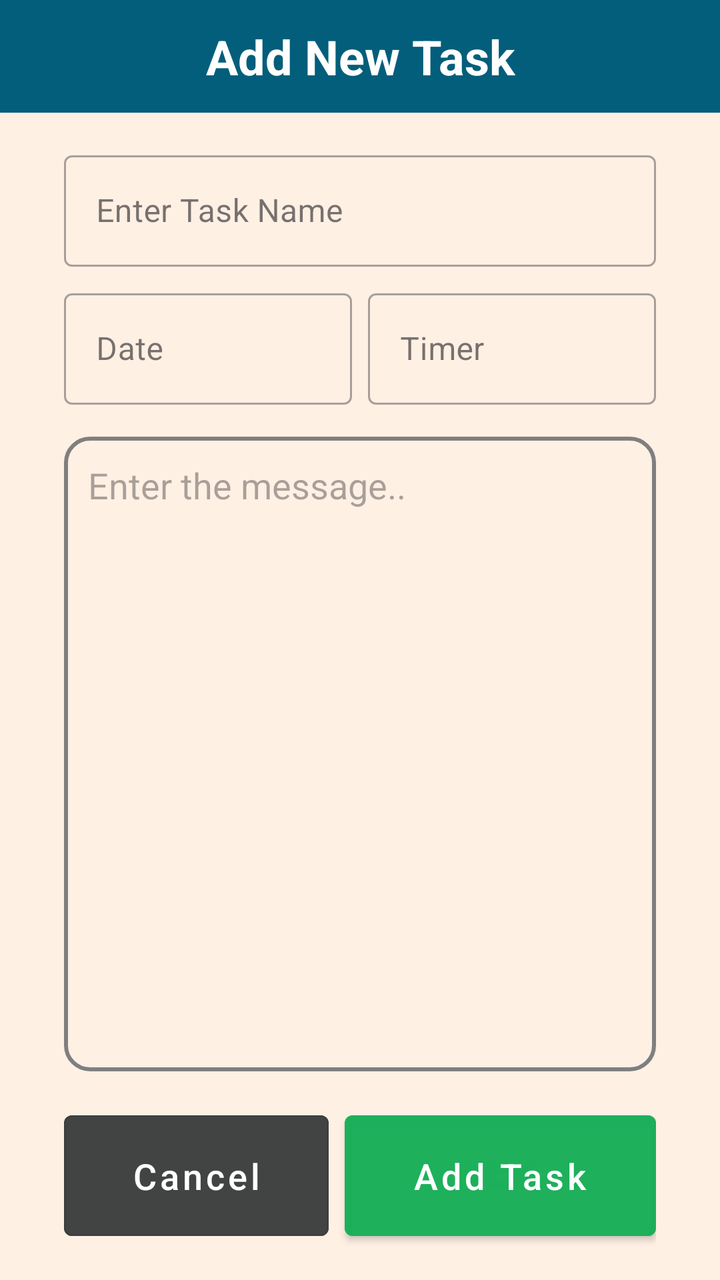
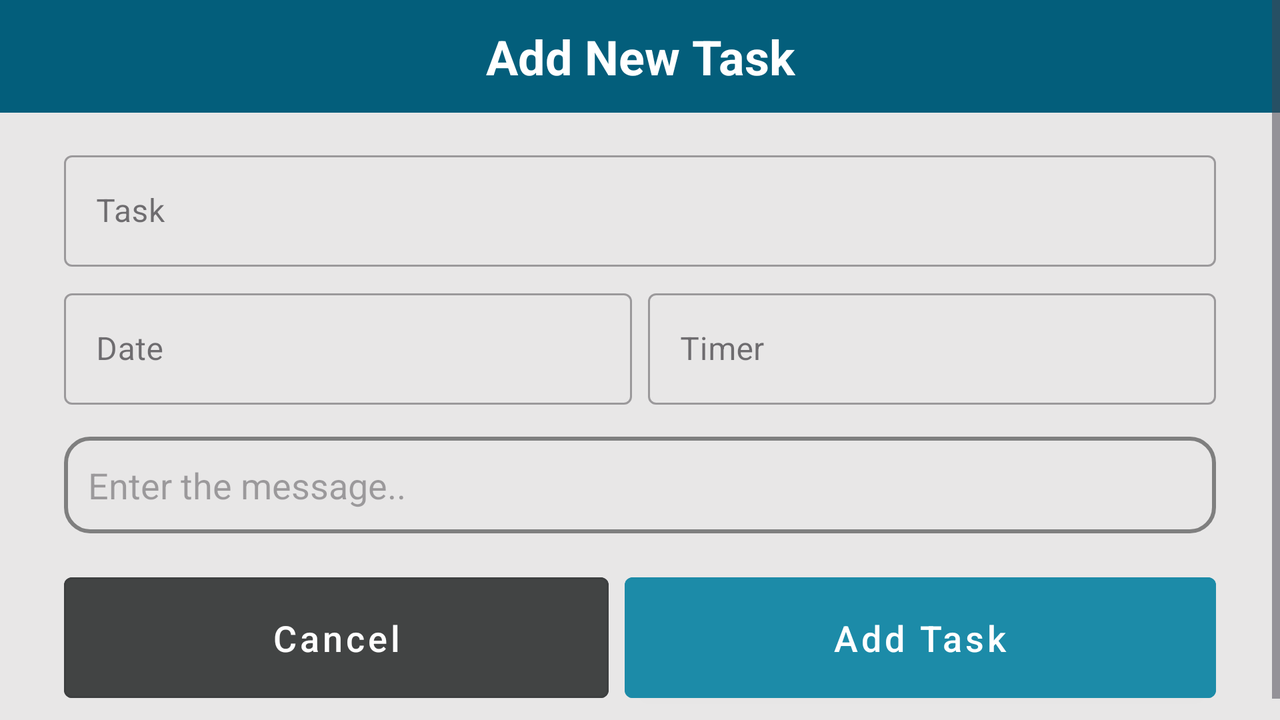

Two renders of one Android screen. The first uses the default layout on a phone; the second uses the alternative layout the repository ships for a different screen configuration, on a matching device. The two XML files are below.
<!-- AndroidManifest.xml: application theme Theme.TaskRemainderApp -->
<!-- res/layout/activity_add_task.xml -->
<?xml version="1.0" encoding="utf-8"?>
<androidx.constraintlayout.widget.ConstraintLayout
    xmlns:android="http://schemas.android.com/apk/res/android"
    xmlns:app="http://schemas.android.com/apk/res-auto"
    xmlns:tools="http://schemas.android.com/tools"
    android:layout_width="match_parent"
    android:layout_height="match_parent"
    android:background="#5BFFE3B3"
    tools:context=".AddTaskActivity">

    <TextView
        android:id="@+id/toolbar"
        android:layout_width="match_parent"
        android:layout_height="wrap_content"
        android:paddingVertical="12dp"
        android:text="@string/add_new_task"
        android:gravity="center"
        android:textColor="@color/white"
        android:textSize="24sp"
        android:textStyle="bold"
        android:background="@color/light_blue"
        app:layout_constraintEnd_toEndOf="parent"
        app:layout_constraintStart_toStartOf="parent"
        app:layout_constraintTop_toTopOf="parent" />

    <androidx.constraintlayout.widget.Guideline
        android:id="@+id/guid_start"
        android:layout_width="wrap_content"
        android:layout_height="wrap_content"
        android:orientation="vertical"
        app:layout_constraintGuide_begin="32dp" />

    <androidx.constraintlayout.widget.Guideline
        android:id="@+id/guid_end"
        android:layout_width="wrap_content"
        android:layout_height="wrap_content"
        android:orientation="vertical"
        app:layout_constraintGuide_end="32dp" />

    <com.google.android.material.textfield.TextInputLayout
        android:id="@+id/til_title"
        style="@style/Widget.MaterialComponents.TextInputLayout.OutlinedBox"
        android:layout_width="0dp"
        android:layout_height="wrap_content"
        android:layout_marginTop="16dp"
        android:hint="Enter Task Name"

        app:layout_constraintEnd_toEndOf="@+id/guid_end"
        app:layout_constraintStart_toStartOf="@+id/guid_start"
        app:layout_constraintTop_toBottomOf="@+id/toolbar">

        <com.google.android.material.textfield.TextInputEditText
            android:id="@+id/task_editText"
            android:layout_width="match_parent"
            android:layout_height="wrap_content"
            android:inputType="text" />

    </com.google.android.material.textfield.TextInputLayout>

    <com.google.android.material.textfield.TextInputLayout
        android:id="@+id/til_date"
        style="@style/Widget.MaterialComponents.TextInputLayout.OutlinedBox"
        android:layout_width="0dp"
        android:layout_height="wrap_content"
        android:layout_marginTop="8dp"
        android:layout_marginEnd="8dp"
        android:hint="@string/date"
        app:layout_constraintEnd_toStartOf="@id/til_timer"
        app:layout_constraintStart_toStartOf="@id/guid_start"
        app:layout_constraintTop_toBottomOf="@id/til_title"
        >

        <com.google.android.material.textfield.TextInputEditText
            android:id="@+id/til_date_editText"
            android:layout_width="match_parent"
            android:layout_height="wrap_content"
            android:focusable="false"
            android:inputType="none"
            android:drawableStart="@drawable/ic_date"
            android:drawablePadding="8dp"
            tools:ignore="TextContrastCheck" />

    </com.google.android.material.textfield.TextInputLayout>

    <com.google.android.material.textfield.TextInputLayout
        android:id="@+id/til_timer"
        style="@style/Widget.MaterialComponents.TextInputLayout.OutlinedBox"
        android:layout_width="0dp"
        android:layout_height="wrap_content"
        android:layout_marginTop="8dp"
        android:hint="@string/timer"
        app:layout_constraintEnd_toEndOf="@id/guid_end"
        app:layout_constraintStart_toEndOf="@id/til_date"
        app:layout_constraintTop_toBottomOf="@id/til_title">

        <com.google.android.material.textfield.TextInputEditText
            android:id="@+id/til_timer_editText"
            android:layout_width="match_parent"
            android:layout_height="wrap_content"
            android:focusable="false"
            android:drawableStart="@drawable/ic_timer"
            android:drawablePadding="8dp"
            android:inputType="none" />

    </com.google.android.material.textfield.TextInputLayout>

    <EditText
        android:id="@+id/til_message"
        android:layout_width="0dp"
        android:layout_height="0dp"
        android:padding="12dp"
        android:layout_marginVertical="16dp"
        android:gravity="top"
        android:background="@drawable/message_bg"
        android:hint="Enter the message.."
        android:textColor="#333433"
        android:singleLine="false"
        android:textSize="18sp"
        app:layout_constraintBottom_toTopOf="@+id/linear_layout"
        app:layout_constraintEnd_toEndOf="@+id/guid_end"
        app:layout_constraintStart_toStartOf="@+id/guid_start"
        app:layout_constraintTop_toBottomOf="@+id/til_date" />

    <LinearLayout
        android:id="@+id/linear_layout"
        android:layout_width="0dp"
        android:layout_height="wrap_content"
        android:orientation="horizontal"
        android:layout_marginBottom="16dp"
        app:layout_constraintBottom_toBottomOf="parent"
        app:layout_constraintEnd_toEndOf="@+id/guid_end"
        app:layout_constraintStart_toStartOf="@+id/guid_start" >

        <com.google.android.material.button.MaterialButton
            android:id="@+id/button_cancel"
            style="@style/Widget.MaterialComponents.Button.OutlinedButton"
            android:layout_width="wrap_content"
            android:layout_height="wrap_content"
            android:text="@string/cancel"
            android:textAllCaps="false"
            android:paddingVertical="18dp"
            android:layout_weight="1"
            android:textSize="18sp"
            android:layout_marginEnd="4dp"
            android:backgroundTint="@color/dark_grey"
            android:textColor="@color/white" />

        <com.google.android.material.button.MaterialButton
            android:id="@+id/button_new_task"
            style="@style/Widget.MaterialComponents.Button"
            android:layout_width="wrap_content"
            android:layout_height="wrap_content"
            android:layout_marginStart="4dp"
            android:layout_weight="1"
            android:backgroundTint="@color/btn_clr"
            android:paddingVertical="18dp"
            android:text="@string/add_task"
            android:textAllCaps="false"
            android:textColor="@color/white"
            android:textSize="18sp" />

    </LinearLayout>



</androidx.constraintlayout.widget.ConstraintLayout>
<!-- resources referenced by this layout -->
<resources>
  <color name="btn_clr">#D318AE58</color>
  <color name="dark_grey">#424444</color>
  <color name="light_blue">#035E7B</color>
  <color name="white">#FFFFFFFF</color>
  <!-- drawable message_bg (drawable) -->
  <?xml version="1.0" encoding="utf-8"?>
  <shape
      xmlns:android="http://schemas.android.com/apk/res/android">
  
      <corners android:radius="12dp"/>
      <stroke android:width="2dp"
          android:color="#7F7F7F"/>
  </shape>
  <string name="add_new_task">Add New Task</string>
  <string name="add_task">Add Task</string>
  <string name="cancel">Cancel</string>
  <string name="date">Date</string>
  <string name="timer">Timer</string>
  <style name="Theme.TaskRemainderApp" parent="Base.Theme.TaskRemainderApp" />
  <style name="Base.Theme.TaskRemainderApp" parent="Theme.Material3.DayNight.NoActionBar">
          
           <item name="colorPrimary">@color/dark_blue</item>
           <item name="colorPrimaryVariant">@color/dark_blue</item>
           <item name="android:statusBarColor">@color/dark_blue</item>
      </style>
  <color name="dark_blue">#003748</color>
</resources>
<!-- res/layout-land/activity_add_task.xml (the repository's variant of the layout above) -->
<!-- drawn on the phone turned sideways -->
<?xml version="1.0" encoding="utf-8"?>
<androidx.constraintlayout.widget.ConstraintLayout xmlns:android="http://schemas.android.com/apk/res/android"
    xmlns:app="http://schemas.android.com/apk/res-auto"
    xmlns:tools="http://schemas.android.com/tools"
    android:layout_width="match_parent"
    android:layout_height="match_parent"
    android:background="#E8E7E7"
    tools:context=".AddTaskActivity">

    <ScrollView
        android:layout_width="match_parent"
        android:layout_height="match_parent"
        app:layout_constraintBottom_toBottomOf="parent"
        app:layout_constraintEnd_toEndOf="parent"
        app:layout_constraintStart_toStartOf="parent"
        app:layout_constraintTop_toTopOf="parent">

        <androidx.constraintlayout.widget.ConstraintLayout
            android:layout_width="match_parent"
            android:layout_height="match_parent">

            <TextView
                android:id="@+id/toolbar"
                android:layout_width="match_parent"
                android:layout_height="wrap_content"
                android:paddingVertical="12dp"
                android:text="@string/add_new_task"
                android:gravity="center"
                android:textColor="@color/white"
                android:textSize="24sp"
                android:textStyle="bold"
                android:background="@color/light_blue"
                app:layout_constraintEnd_toEndOf="parent"
                app:layout_constraintStart_toStartOf="parent"
                app:layout_constraintTop_toTopOf="parent" />

            <androidx.constraintlayout.widget.Guideline
                android:id="@+id/guid_start"
                android:layout_width="wrap_content"
                android:layout_height="wrap_content"
                android:orientation="vertical"
                app:layout_constraintGuide_begin="32dp" />

            <androidx.constraintlayout.widget.Guideline
                android:id="@+id/guid_end"
                android:layout_width="wrap_content"
                android:layout_height="wrap_content"
                android:orientation="vertical"
                app:layout_constraintGuide_end="32dp" />

            <com.google.android.material.textfield.TextInputLayout
                android:id="@+id/til_title"
                style="@style/Widget.MaterialComponents.TextInputLayout.OutlinedBox"
                android:layout_width="0dp"
                android:layout_height="wrap_content"
                android:layout_marginTop="16dp"
                android:hint="Task"
                app:layout_constraintEnd_toEndOf="@+id/guid_end"
                app:layout_constraintStart_toStartOf="@+id/guid_start"
                app:layout_constraintTop_toBottomOf="@+id/toolbar">

                <com.google.android.material.textfield.TextInputEditText
                    android:id="@+id/task_editText"
                    android:layout_width="match_parent"
                    android:layout_height="wrap_content"
                    android:inputType="text" />

            </com.google.android.material.textfield.TextInputLayout>

            <com.google.android.material.textfield.TextInputLayout
                android:id="@+id/til_date"
                style="@style/Widget.MaterialComponents.TextInputLayout.OutlinedBox"
                android:layout_width="0dp"
                android:layout_height="wrap_content"
                android:layout_marginTop="8dp"
                android:layout_marginEnd="8dp"
                android:hint="Date"
                app:layout_constraintEnd_toStartOf="@id/til_timer"
                app:layout_constraintStart_toStartOf="@id/guid_start"
                app:layout_constraintTop_toBottomOf="@id/til_title"
                >

                <com.google.android.material.textfield.TextInputEditText
                    android:id="@+id/til_date_editText"
                    android:layout_width="match_parent"
                    android:layout_height="wrap_content"
                    android:focusable="false"
                    android:drawableStart="@drawable/ic_date"
                    android:drawablePadding="8dp"
                    android:inputType="none"
                    tools:ignore="TextContrastCheck" />

            </com.google.android.material.textfield.TextInputLayout>

            <com.google.android.material.textfield.TextInputLayout
                android:id="@+id/til_timer"
                style="@style/Widget.MaterialComponents.TextInputLayout.OutlinedBox"
                android:layout_width="0dp"
                android:layout_height="wrap_content"
                android:layout_marginTop="8dp"
                android:hint="Timer"
                app:layout_constraintEnd_toEndOf="@id/guid_end"
                app:layout_constraintStart_toEndOf="@id/til_date"
                app:layout_constraintTop_toBottomOf="@id/til_title">

                <com.google.android.material.textfield.TextInputEditText
                    android:id="@+id/til_timer_editText"
                    android:layout_width="match_parent"
                    android:layout_height="wrap_content"
                    android:focusable="false"
                    android:drawableStart="@drawable/ic_timer"
                    android:drawablePadding="8dp"
                    android:inputType="none" />

            </com.google.android.material.textfield.TextInputLayout>

            <EditText
                android:id="@+id/til_message"
                android:layout_width="0dp"
                android:layout_height="match_parent"
                android:layout_marginVertical="16dp"
                android:background="@drawable/message_bg"
                android:gravity="top"
                android:hint="Enter the message.."
                android:padding="12dp"
                android:singleLine="false"
                android:textColor="#333433"
                android:textSize="18sp"
                app:layout_constraintBottom_toTopOf="@+id/linear_layout"
                app:layout_constraintEnd_toEndOf="@+id/guid_end"
                app:layout_constraintStart_toStartOf="@+id/guid_start"
                app:layout_constraintTop_toBottomOf="@+id/til_date" />

            <LinearLayout
                android:id="@+id/linear_layout"
                android:layout_width="0dp"
                android:layout_height="wrap_content"
                android:orientation="horizontal"
                android:layout_marginBottom="16dp"
                app:layout_constraintBottom_toBottomOf="parent"
                app:layout_constraintEnd_toEndOf="@+id/guid_end"
                app:layout_constraintStart_toStartOf="@+id/guid_start" >

                <com.google.android.material.button.MaterialButton
                    android:id="@+id/button_cancel"
                    style="@style/Widget.MaterialComponents.Button.OutlinedButton"
                    android:layout_width="wrap_content"
                    android:layout_height="wrap_content"
                    android:text="@string/cancel"
                    android:textAllCaps="false"
                    android:paddingVertical="18dp"
                    android:layout_weight="1"
                    android:textSize="18sp"
                    android:layout_marginEnd="4dp"
                    android:backgroundTint="@color/dark_grey"
                    android:textColor="@color/white" />

                <com.google.android.material.button.MaterialButton
                    android:id="@+id/button_new_task"
                    style="@style/Widget.MaterialComponents.Button"
                    android:layout_width="wrap_content"
                    android:layout_height="wrap_content"
                    android:layout_weight="1"
                    android:textSize="18sp"
                    android:paddingVertical="18dp"
                    android:layout_marginStart="4dp"
                    android:textColor="@color/white"
                    android:text="@string/add_task"
                    android:backgroundTint="@color/NoteColor2"
                    android:textAllCaps="false" />

            </LinearLayout>

        </androidx.constraintlayout.widget.ConstraintLayout>

    </ScrollView>


</androidx.constraintlayout.widget.ConstraintLayout>
<!-- resources referenced by the variant -->
<!-- as the phone turned sideways resolves them -->
<resources>
  <color name="NoteColor2">#1C8BA8</color>
  <color name="dark_grey">#424444</color>
  <color name="light_blue">#035E7B</color>
  <color name="white">#FFFFFFFF</color>
  <!-- drawable message_bg (drawable) -->
  <?xml version="1.0" encoding="utf-8"?>
  <shape
      xmlns:android="http://schemas.android.com/apk/res/android">
  
      <corners android:radius="12dp"/>
      <stroke android:width="2dp"
          android:color="#7F7F7F"/>
  </shape>
  <string name="add_new_task">Add New Task</string>
  <string name="add_task">Add Task</string>
  <string name="cancel">Cancel</string>
  <style name="Theme.TaskRemainderApp" parent="Base.Theme.TaskRemainderApp" />
  <style name="Base.Theme.TaskRemainderApp" parent="Theme.Material3.DayNight.NoActionBar">
          
           <item name="colorPrimary">@color/dark_blue</item>
           <item name="colorPrimaryVariant">@color/dark_blue</item>
           <item name="android:statusBarColor">@color/dark_blue</item>
      </style>
  <color name="dark_blue">#003748</color>
</resources>
